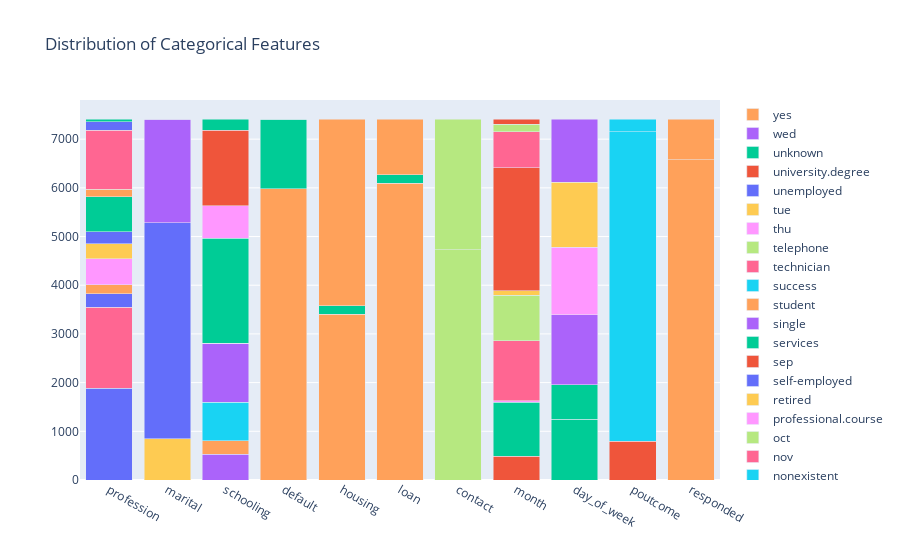

Notebook code for this chart:
### Markdown cell above
Below is a visualization of the distribution within each categorical feature. The legend on the right shows the labels provided each category.

### Code cell
cat_columns =list(df1.select_dtypes(include=["category"]).columns)
cat_counts = df1[list(df1.select_dtypes(include=["category"]).columns)].apply(pd.value_counts)

trace = []
for i in range(cat_counts.shape[0]):
    trace_temp = go.Bar(
        x= np.asarray(cat_columns),
        y= cat_counts.values[i],
        name = cat_counts.index[i]
    )
    trace.append(trace_temp)

layout = go.Layout(
    barmode = 'stack',
    title = 'Distribution of Categorical Features'
)

fig = go.Figure(data = trace, layout = layout)
iplot(fig)

### Figure 1 — Plotly figure (JSON) as saved in the notebook; plotly's stock layout.template omitted (floating-point values rounded to 4 significant figures)
{"data": [{"name": "admin.", "type": "bar", "x": ["profession", "marital", "schooling", "default", "housing", "loan", "contact", "month", "day_of_week", "poutcome", "responded"], "y": [1885, null, null, null, null, null, null, null, null, null, null]}, {"name": "apr", "type": "bar", "x": ["profession", "marital", "schooling", "default", "housing", "loan", "contact", "month", "day_of_week", "poutcome", "responded"], "y": [null, null, null, null, null, null, null, 487, null, null, null]}, {"name": "aug", "type": "bar", "x": ["profession", "marital", "schooling", "default", "housing", "loan", "contact", "month", "day_of_week", "poutcome", "responded"], "y": [null, null, null, null, null, null, null, 1112, null, null, null]}, {"name": "basic.4y", "type": "bar", "x": ["profession", "marital", "schooling", "default", "housing", "loan", "contact", "month", "day_of_week", "poutcome", "responded"], "y": [null, null, 534, null, null, null, null, null, null, null, null]}, {"name": "basic.6y", "type": "bar", "x": ["profession", "marital", "schooling", "default", "housing", "loan", "contact", "month", "day_of_week", "poutcome", "responded"], "y": [null, null, 275, null, null, null, null, null, null, null, null]}, {"name": "basic.9y", "type": "bar", "x": ["profession", "marital", "schooling", "default", "housing", "loan", "contact", "month", "day_of_week", "poutcome", "responded"], "y": [null, null, 784, null, null, null, null, null, null, null, null]}, {"name": "blue-collar", "type": "bar", "x": ["profession", "marital", "schooling", "default", "housing", "loan", "contact", "month", "day_of_week", "poutcome", "responded"], "y": [1665, null, null, null, null, null, null, null, null, null, null]}, {"name": "cellular", "type": "bar", "x": ["profession", "marital", "schooling", "default", "housing", "loan", "contact", "month", "day_of_week", "poutcome", "responded"], "y": [null, null, null, null, null, null, 4731, null, null, null, null]}, {"name": "dec", "type": "bar", "x": ["profession", "marital", "schooling", "default", "housing", "loan", "contact", "month", "day_of_week", "poutcome", "responded"], "y": [null, null, null, null, null, null, null, 27, null, null, null]}, {"name": "divorced", "type": "bar", "x": ["profession", "marital", "schooling", "default", "housing", "loan", "contact", "month", "day_of_week", "poutcome", "responded"], "y": [null, 843, null, null, null, null, null, null, null, null, null]}, {"name": "entrepreneur", "type": "bar", "x": ["profession", "marital", "schooling", "default", "housing", "loan", "contact", "month", "day_of_week", "poutcome", "responded"], "y": [275, null, null, null, null, null, null, null, null, null, null]}, {"name": "failure", "type": "bar", "x": ["profession", "marital", "schooling", "default", "housing", "loan", "contact", "month", "day_of_week", "poutcome", "responded"], "y": [null, null, null, null, null, null, null, null, null, 800, null]}, {"name": "fri", "type": "bar", "x": ["profession", "marital", "schooling", "default", "housing", "loan", "contact", "month", "day_of_week", "poutcome", "responded"], "y": [null, null, null, null, null, null, null, null, 1247, null, null]}, {"name": "high.school", "type": "bar", "x": ["profession", "marital", "schooling", "default", "housing", "loan", "contact", "month", "day_of_week", "poutcome", "responded"], "y": [null, null, 1216, null, null, null, null, null, null, null, null]}, {"name": "housemaid", "type": "bar", "x": ["profession", "marital", "schooling", "default", "housing", "loan", "contact", "month", "day_of_week", "poutcome", "responded"], "y": [187, null, null, null, null, null, null, null, null, null, null]}, {"name": "illiterate", "type": "bar", "x": ["profession", "marital", "schooling", "default", "housing", "loan", "contact", "month", "day_of_week", "poutcome", "responded"], "y": [null, null, 1, null, null, null, null, null, null, null, null]}, {"name": "jul", "type": "bar", "x": ["profession", "marital", "schooling", "default", "housing", "loan", "contact", "month", "day_of_week", "poutcome", "responded"], "y": [null, null, null, null, null, null, null, 1229, null, null, null]}, {"name": "jun", "type": "bar", "x": ["profession", "marital", "schooling", "default", "housing", "loan", "contact", "month", "day_of_week", "poutcome", "responded"], "y": [null, null, null, null, null, null, null, 939, null, null, null]}, {"name": "management", "type": "bar", "x": ["profession", "marital", "schooling", "default", "housing", "loan", "contact", "month", "day_of_week", "poutcome", "responded"], "y": [536, null, null, null, null, null, null, null, null, null, null]}, {"name": "mar", "type": "bar", "x": ["profession", "marital", "schooling", "default", "housing", "loan", "contact", "month", "day_of_week", "poutcome", "responded"], "y": [null, null, null, null, null, null, null, 93, null, null, null]}, {"name": "married", "type": "bar", "x": ["profession", "marital", "schooling", "default", "housing", "loan", "contact", "month", "day_of_week", "poutcome", "responded"], "y": [null, 4445, null, null, null, null, null, null, null, null, null]}, {"name": "may", "type": "bar", "x": ["profession", "marital", "schooling", "default", "housing", "loan", "contact", "month", "day_of_week", "poutcome", "responded"], "y": [null, null, null, null, null, null, null, 2529, null, null, null]}, {"name": "missing", "type": "bar", "x": ["profession", "marital", "schooling", "default", "housing", "loan", "contact", "month", "day_of_week", "poutcome", "responded"], "y": [null, null, 2155, null, null, null, null, null, 711, null, null]}, {"name": "mon", "type": "bar", "x": ["profession", "marital", "schooling", "default", "housing", "loan", "contact", "month", "day_of_week", "poutcome", "responded"], "y": [null, null, null, null, null, null, null, null, 1441, null, null]}, {"name": "no", "type": "bar", "x": ["profession", "marital", "schooling", "default", "housing", "loan", "contact", "month", "day_of_week", "poutcome", "responded"], "y": [null, null, null, 5981, 3406, 6099, null, null, null, null, 6574]}, {"name": "nonexistent", "type": "bar", "x": ["profession", "marital", "schooling", "default", "housing", "loan", "contact", "month", "day_of_week", "poutcome", "responded"], "y": [null, null, null, null, null, null, null, null, null, 6350, null]}, {"name": "nov", "type": "bar", "x": ["profession", "marital", "schooling", "default", "housing", "loan", "contact", "month", "day_of_week", "poutcome", "responded"], "y": [null, null, null, null, null, null, null, 741, null, null, null]}, {"name": "oct", "type": "bar", "x": ["profession", "marital", "schooling", "default", "housing", "loan", "contact", "month", "day_of_week", "poutcome", "responded"], "y": [null, null, null, null, null, null, null, 145, null, null, null]}, {"name": "professional.course", "type": "bar", "x": ["profession", "marital", "schooling", "default", "housing", "loan", "contact", "month", "day_of_week", "poutcome", "responded"], "y": [null, null, 664, null, null, null, null, null, null, null, null]}, {"name": "retired", "type": "bar", "x": ["profession", "marital", "schooling", "default", "housing", "loan", "contact", "month", "day_of_week", "poutcome", "responded"], "y": [307, null, null, null, null, null, null, null, null, null, null]}, {"name": "self-employed", "type": "bar", "x": ["profession", "marital", "schooling", "default", "housing", "loan", "contact", "month", "day_of_week", "poutcome", "responded"], "y": [248, null, null, null, null, null, null, null, null, null, null]}, {"name": "sep", "type": "bar", "x": ["profession", "marital", "schooling", "default", "housing", "loan", "contact", "month", "day_of_week", "poutcome", "responded"], "y": [null, null, null, null, null, null, null, 112, null, null, null]}, {"name": "services", "type": "bar", "x": ["profession", "marital", "schooling", "default", "housing", "loan", "contact", "month", "day_of_week", "poutcome", "responded"], "y": [719, null, null, null, null, null, null, null, null, null, null]}, {"name": "single", "type": "bar", "x": ["profession", "marital", "schooling", "default", "housing", "loan", "contact", "month", "day_of_week", "poutcome", "responded"], "y": [null, 2118, null, null, null, null, null, null, null, null, null]}, {"name": "student", "type": "bar", "x": ["profession", "marital", "schooling", "default", "housing", "loan", "contact", "month", "day_of_week", "poutcome", "responded"], "y": [146, null, null, null, null, null, null, null, null, null, null]}, {"name": "success", "type": "bar", "x": ["profession", "marital", "schooling", "default", "housing", "loan", "contact", "month", "day_of_week", "poutcome", "responded"], "y": [null, null, null, null, null, null, null, null, null, 264, null]}, {"name": "technician", "type": "bar", "x": ["profession", "marital", "schooling", "default", "housing", "loan", "contact", "month", "day_of_week", "poutcome", "responded"], "y": [1212, null, null, null, null, null, null, null, null, null, null]}, {"name": "telephone", "type": "bar", "x": ["profession", "marital", "schooling", "default", "housing", "loan", "contact", "month", "day_of_week", "poutcome", "responded"], "y": [null, null, null, null, null, null, 2683, null, null, null, null]}, {"name": "thu", "type": "bar", "x": ["profession", "marital", "schooling", "default", "housing", "loan", "contact", "month", "day_of_week", "poutcome", "responded"], "y": [null, null, null, null, null, null, null, null, 1379, null, null]}, {"name": "tue", "type": "bar", "x": ["profession", "marital", "schooling", "default", "housing", "loan", "contact", "month", "day_of_week", "poutcome", "responded"], "y": [null, null, null, null, null, null, null, null, 1341, null, null]}, {"name": "unemployed", "type": "bar", "x": ["profession", "marital", "schooling", "default", "housing", "loan", "contact", "month", "day_of_week", "poutcome", "responded"], "y": [173, null, null, null, null, null, null, null, null, null, null]}, {"name": "university.degree", "type": "bar", "x": ["profession", "marital", "schooling", "default", "housing", "loan", "contact", "month", "day_of_week", "poutcome", "responded"], "y": [null, null, 1554, null, null, null, null, null, null, null, null]}, {"name": "unknown", "type": "bar", "x": ["profession", "marital", "schooling", "default", "housing", "loan", "contact", "month", "day_of_week", "poutcome", "responded"], "y": [61, 8, 231, 1432, 168, 168, null, null, null, null, null]}, {"name": "wed", "type": "bar", "x": ["profession", "marital", "schooling", "default", "housing", "loan", "contact", "month", "day_of_week", "poutcome", "responded"], "y": [null, null, null, null, null, null, null, null, 1295, null, null]}, {"name": "yes", "type": "bar", "x": ["profession", "marital", "schooling", "default", "housing", "loan", "contact", "month", "day_of_week", "poutcome", "responded"], "y": [null, null, null, 1, 3840, 1147, null, null, null, null, 840]}], "layout": {"barmode": "stack", "title": {"text": "Distribution of Categorical Features"}}}
